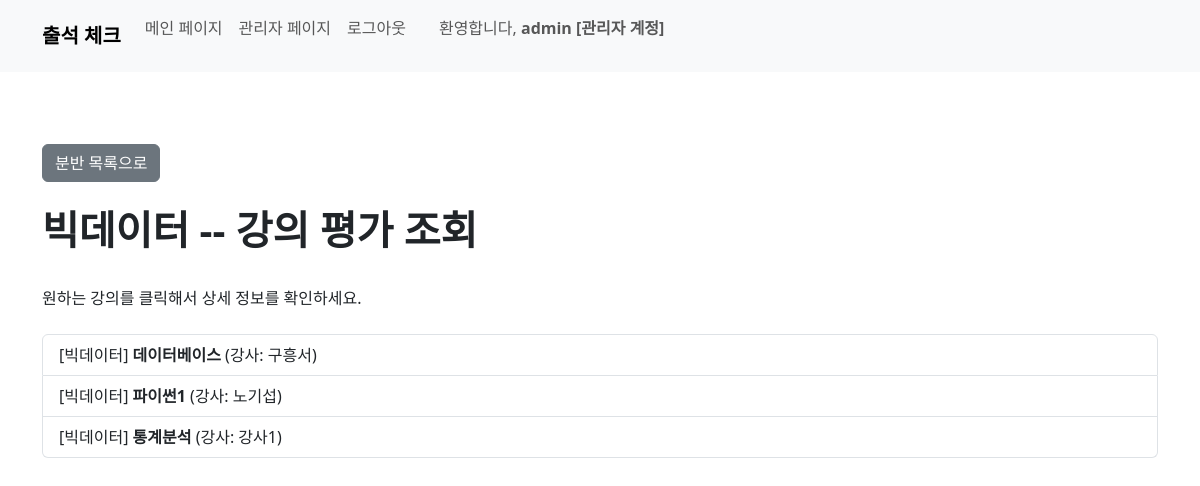
The page /survey/course_survey/2 (signed in) on the database its author committed.
### user/models.py (models this page shows)
class Division(models.Model):
    name = models.CharField(max_length=50)
    def __str__(self):
        return self.name

### course/models.py (models this page shows, shortened)
class Course(models.Model):
    course_name = models.CharField(max_length=50)
    teacher_name = models.CharField(max_length=20)
    division_name = models.ForeignKey(Division, on_delete=models.CASCADE)
    start_date = models.DateField()
    start_at = models.TimeField()
    end_at = models.TimeField()
    hours = models.IntegerField()

### survey/views.py (the view)
# urls.py: path('course_survey/<int:pk>', views.survey_list, name='survey_list'),
@user_passes_test(lambda u: u.is_staff, login_url='/') # 권한 없으면 홈으로
def survey_list(request, pk):
    division = Division.objects.get(pk=pk)
    course = Course.objects.filter(division_name_id=pk)
    context = {
        'division': division,
        'course': course,
        }
    return render(request, 'survey/survey_list.html', context)

### survey/templates/survey/survey_list.html (shortened to what this page needs)
{% load static %}
{% load django_bootstrap5 %}
{% bootstrap_css %}
<!DOCTYPE html>
<html>
<head>
</head>
<body>
  {% include 'home/navbar.html' %}
  <br><br><br>
    <div class="container">
    <a class="btn btn-secondary" href="{% url 'survey:survey_division_list' %}" role="button">분반 목록으로</a>
    <br><br>
      <h1><b>{{ division.name }} -- 강의 평가 조회</b></h1>
      <br>
      원하는 강의를 클릭해서 상세 정보를 확인하세요.
      <br><br>
      <div class="list-group">
        {% for c in course %}
          <a href="{% url 'survey:survey_detail' c.pk %}" class="list-group-item list-group-item-action">
            [{{ c.division_name }}] <b>{{ c.course_name }}</b> (강사: {{ c.teacher_name }})
          </a>
        {% endfor %}
      </div>
  </div>
</body>
</html>

### home/templates/home/navbar.html (shortened to what this page needs)
{% load django_bootstrap5 %}
{% bootstrap_css %}
<nav class="navbar navbar-expand-lg bg-body-tertiary bg-light">
  <div class="container-fluid container">
      <a class="navbar-brand" href="{% url 'home:home' %}"><b>출석 체크</b></a>
      <div class="collapse navbar-collapse" id="navbarNav">
          <ul class="navbar-nav mb-3">
              {% if user.is_authenticated %}
                  {% if user.is_staff %}
                      <li class="nav-item">
                        <a class="nav-link" aria-current="page" href="{% url 'home:home' %}">메인 페이지</a>
                      </li>
                      <li class="nav-item">
                        <a class="nav-link" aria-current="page" href="{% url 'user:admin_home' %}">관리자 페이지</a>
                      </li>
                      <li class="nav-item">
                        <a class="nav-link" aria-current="page" href="{% url 'home:logout' %}">로그아웃</a>
                      </li>
                      {% if user.student %}
                      <span class="navbar-text mr-3">
                        &nbsp;&nbsp;&nbsp;&nbsp;&nbsp; 환영합니다, <b> {{ user.student }} </b>
                      </span>
                      {% else %}
                      <span class="navbar-text mr-3">
                        &nbsp;&nbsp;&nbsp;&nbsp;&nbsp; 환영합니다, <b> {{ user }} [관리자 계정] </b>
                      </span>
                      {% endif %}
                  {% endif %}
              {% else %}
                <li class="nav-item">
                  <a class="nav-link active" href="{% url 'home:login' %}">로그인</a>
                </li>
              {% endif %}
          </ul>
      </div>
  </div>
</nav>

### rows shown on the page
Division: name "빅데이터"
Course: division_name "빅데이터", course_name "데이터베이스", teacher_name "구흥서"
Course: division_name "빅데이터", course_name "파이썬1", teacher_name "노기섭"
Course: division_name "빅데이터", course_name "통계분석", teacher_name "강사1"

### other values the page prints
{{ user }} "admin"
